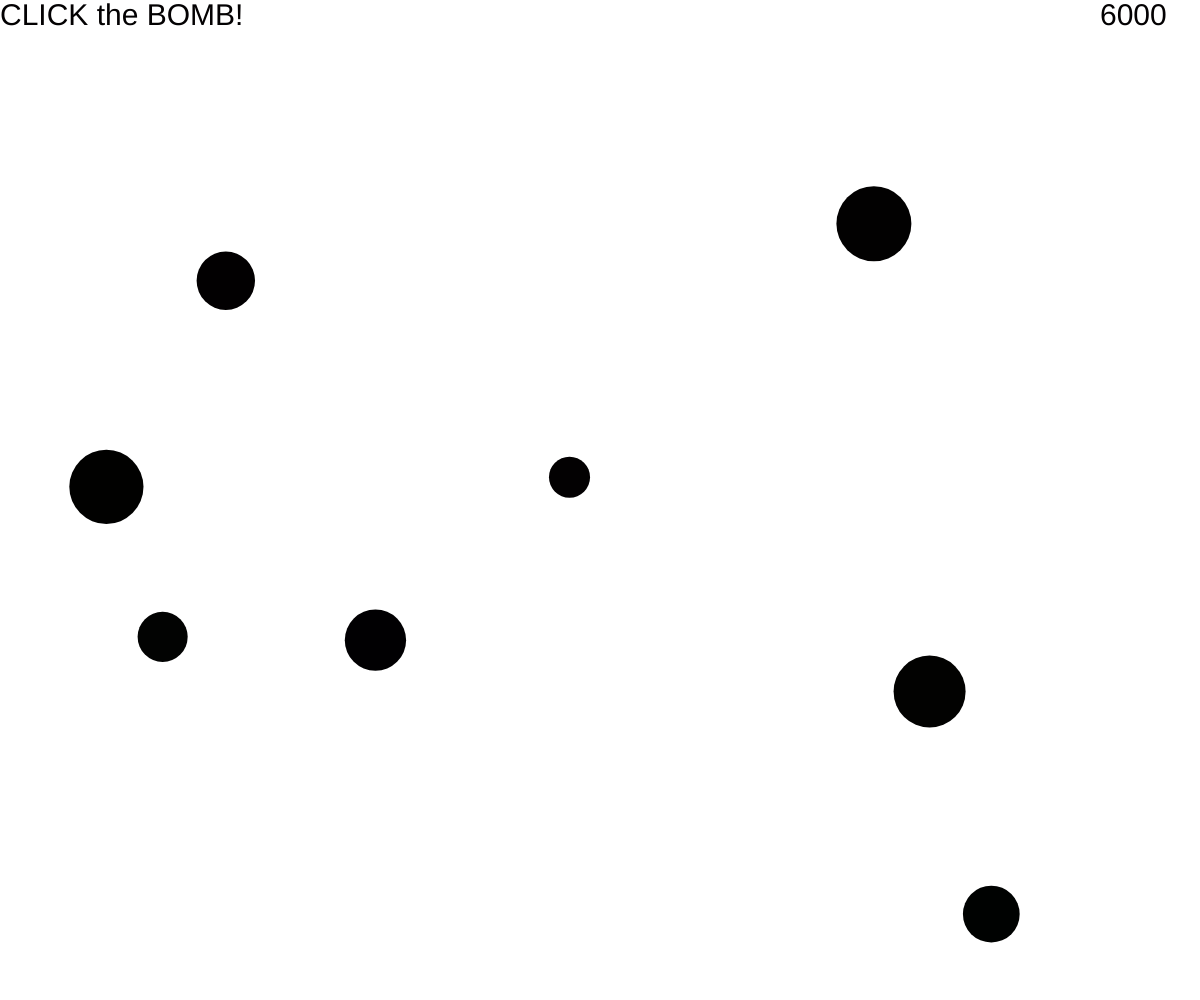
Frame 1 (no input)
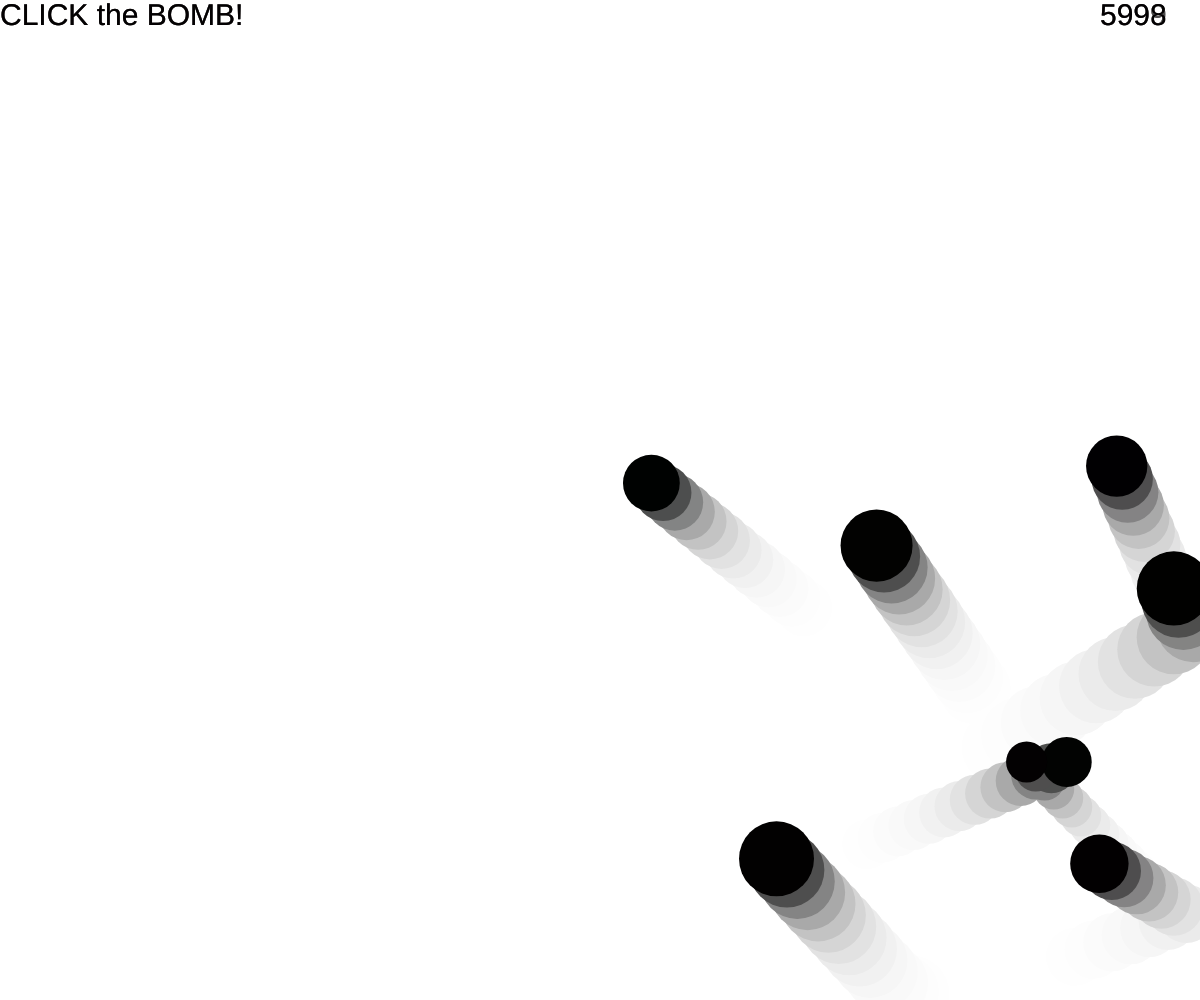
Frame 60 (no input)
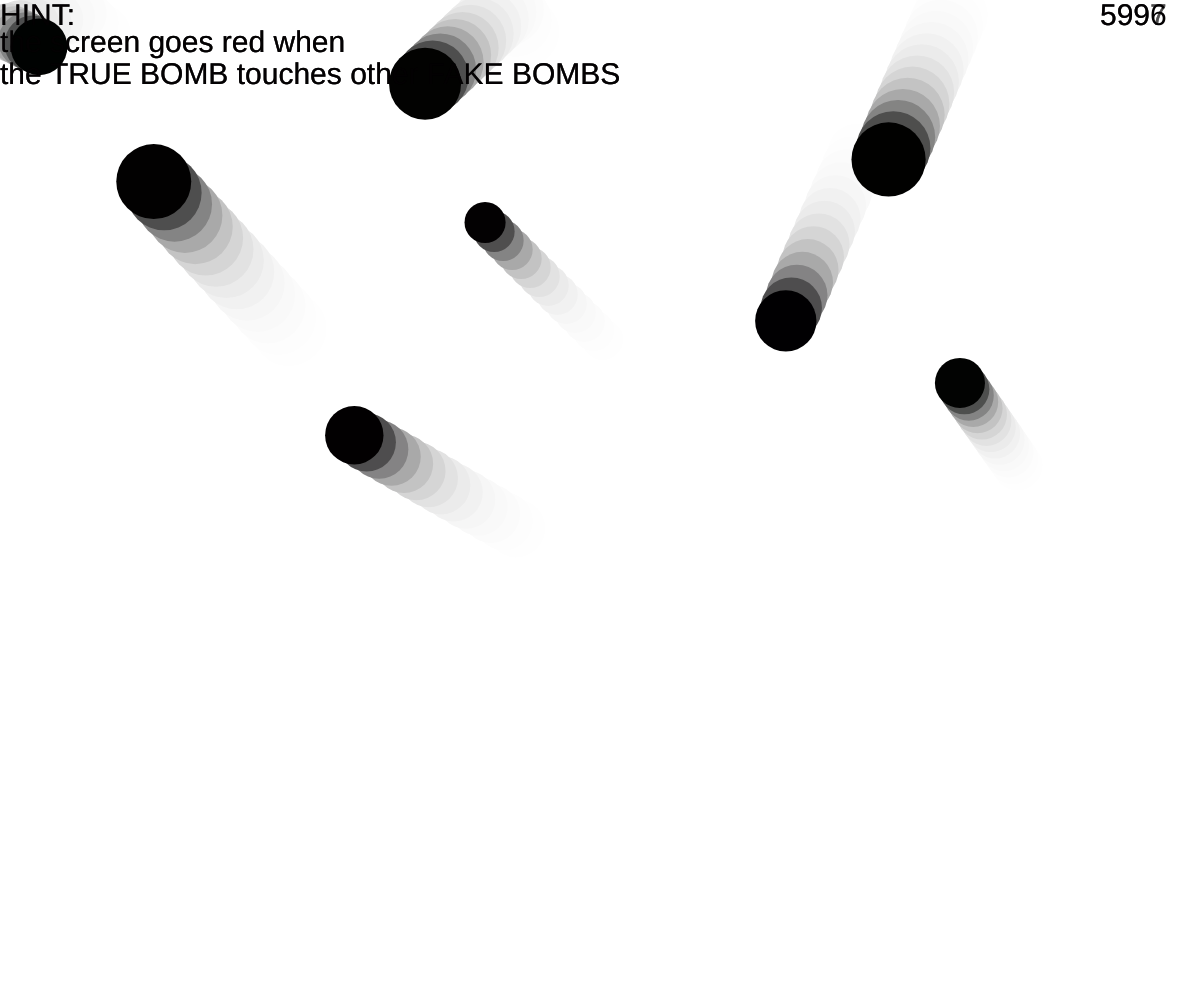
Frame 120 (the mouse pressed at the canvas centre since frame 60)

The p5.js sketch that drew these frames (run headless with seeded random() and noise() and a simulated clock; from frame 60 on, the mouse is pressed at the canvas centre):

// p5.js sketch
// ── sketch.js
var balls = []
var nB = 8;
var mx;
var my;
var win = false;

function setup() {
  createCanvas(windowWidth, windowHeight);
  colorMode(RGB, 100)
  while(nB>0){
    var myBall = new Ball(random(0, width),random(0,height),random(15,45),random(15,20),random(0,1),random(0,1),random(0,1));
    balls.push(myBall);
    nB--;
  }
  frameRate = 30
  //myBalls = new Ball(20,20,20,10)
}

function draw() {
  mx = mouseX;
  my = mouseY;

  background(255,255,255,30);
  for(var i =1; i<balls.length; i++){
    if (balls[0].intersect(balls[i])) {
      background(255,0,0);}
    }
  for(var i =0; i<balls.length; i++){
    balls[i].move();
    balls[i].display();}

     // fill(10)
     // ellipse(mx,my,10)

  if(frameCount<100)  {textSize(30);text('CLICK the BOMB!', 0, 25)}
  if(frameCount>100&&frameCount<900)  {
    text('HINT: ', 0, 25)
    text('the screen goes red when', 0, 52)
    text('the TRUE BOMB touches other FAKE BOMBS ', 0, 84)
}

  if (win==true){
      background(0,255,0)
      fill(255,255,255)
      textSize(80)
      text('YOU WIN', width-380, height-10)
    }
  var t = 6000-int(frameCount/30)
  text(t, width-100, 25)

  if(frameCount>90000) {background(255,0,0)
  fill(255,255,255)
  textSize(80)
  text('YOU LOSE', width-440, height-10)}

}

function mouseClicked() {
  var d = dist(mx,my,balls[0].x,balls[0].y)
  if ( d < 80) {win = true }
}
function Ball(_x,_y,_raggio,_speed,_r,_g,_b){
  this.size = _raggio;
  this.x = _x;
  this.y = _y;
  this.colorr = _r;
  this.colorg= _g;
  this.colorb= _b;
  this.speed = _speed;
  this.obx = 1;
  this.oby = 1;

  this.intersect = function(other) {
    var d = dist(this.x, this.y, other.x, other.y);
    return(d<this.size+other.size)
    }

this.move = function() {
  if(this.x>=width-this.size/2){this.obx=-noise(620+frameCount*3)}
  if(this.x<=0+this.size/2){this.obx=noise(840+frameCount*3)}
  this.x+=this.obx*this.speed;
  if(this.y>=height-this.size/2){this.oby=-noise(200+frameCount*3)}
  if(this.y<=0+this.size/2){this.oby=noise(400+frameCount*3)}
  this.y+=this.oby*this.speed;
  }
this.display = function() {
  noStroke();
  fill(this.colorr,this.colorg,this.colorb,100);
  ellipse(this.x,this.y,this.size*2)
  }
}

function windowResized() {
  resizeCanvas(windowWidth, windowHeight)
}
